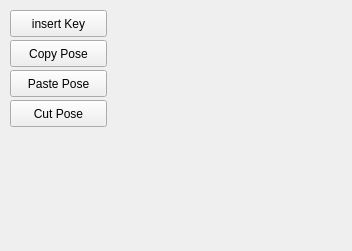
<?xml version="1.0" encoding="UTF-8"?>
<ui version="4.0">
 <class>FGEPoseModeForm</class>
 <widget class="QWidget" name="FGEPoseModeForm">
  <property name="geometry">
   <rect>
    <x>0</x>
    <y>0</y>
    <width>352</width>
    <height>251</height>
   </rect>
  </property>
  <property name="windowTitle">
   <string>Form</string>
  </property>
  <widget class="QPushButton" name="insertKey_PushButton">
   <property name="geometry">
    <rect>
     <x>10</x>
     <y>10</y>
     <width>97</width>
     <height>27</height>
    </rect>
   </property>
   <property name="text">
    <string>insert Key</string>
   </property>
  </widget>
  <widget class="QPushButton" name="pushButton_2">
   <property name="geometry">
    <rect>
     <x>10</x>
     <y>40</y>
     <width>97</width>
     <height>27</height>
    </rect>
   </property>
   <property name="text">
    <string>Copy Pose</string>
   </property>
  </widget>
  <widget class="QPushButton" name="pushButton_3">
   <property name="geometry">
    <rect>
     <x>10</x>
     <y>70</y>
     <width>97</width>
     <height>27</height>
    </rect>
   </property>
   <property name="text">
    <string>Paste Pose</string>
   </property>
  </widget>
  <widget class="QPushButton" name="pushButton_4">
   <property name="geometry">
    <rect>
     <x>10</x>
     <y>100</y>
     <width>97</width>
     <height>27</height>
    </rect>
   </property>
   <property name="text">
    <string>Cut Pose</string>
   </property>
  </widget>
 </widget>
 <resources/>
 <connections/>
</ui>
